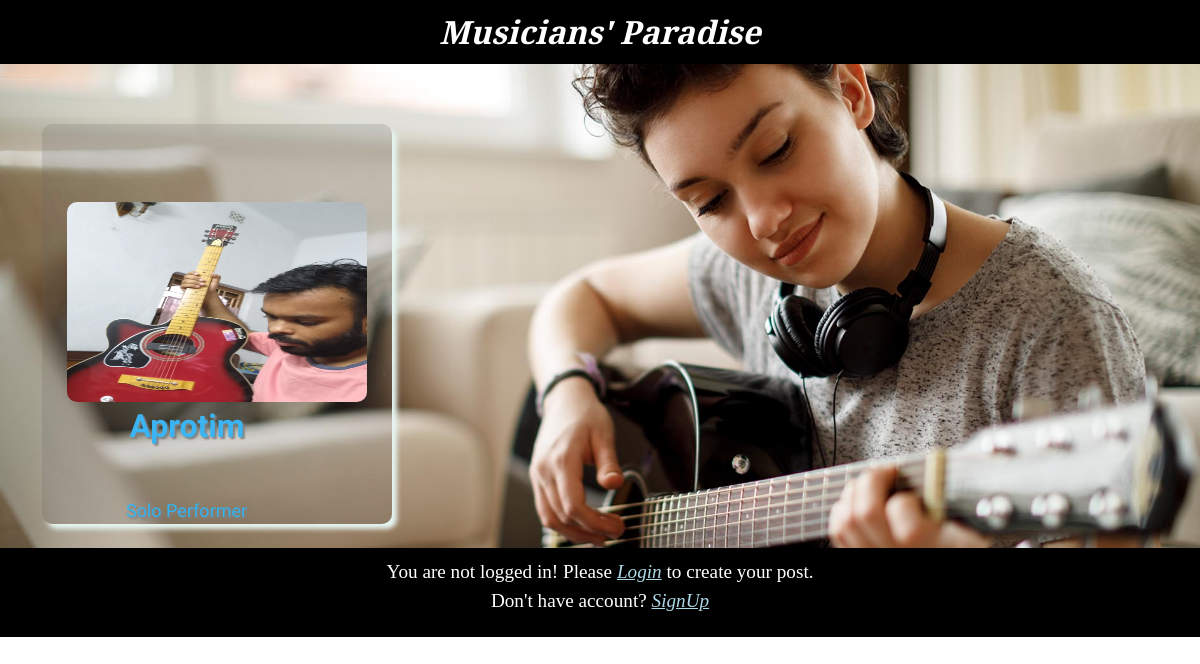
The page / on the database its author committed.
### guitar_blog/models.py (models this page shows, shortened)
class Musician(models.Model):
    name_of_blog_maker = models.CharField(max_length=200, null=True, blank=True)
    name_of_musician = models.CharField(max_length=200)
    name_of_band = models.CharField(max_length=200)
    published_date = models.DateTimeField("Published At", blank=True, null=True)
    appreciation = models.TextField(null=True, blank=True)
    cover = models.ImageField(upload_to="media/", default=None)
    music_1 = models.FileField(upload_to="media/", default=None)
    music_1_name = models.CharField(max_length=200, null=True, blank=True)
    music_1_votes = models.IntegerField(default=0)
    music_1_users = models.JSONField(default=dict)
    music_2 = models.FileField(upload_to="media/", default=None)
    music_2_name = models.CharField(max_length=200, null=True, blank=True)
    music_2_votes = models.IntegerField(default=0)
    music_2_users = models.JSONField(default=dict)
    music_3 = models.FileField(upload_to="media/", default=None)
    music_3_name = models.CharField(max_length=200, null=True, blank=True)
    music_3_votes = models.IntegerField(default=0)
    music_3_users = models.JSONField(default=dict)

### guitar_blog/views.py (the view)
# urls.py: path('', MusicianListView.as_view(), name="Musician"),
class MusicianListView(ListView):
    model = Musician
    template_name = "guitar_blog/musician_blog.html"
    context_object_name = "latest_musician"
    def get_queryset(self):
        return Musician.objects.order_by("-published_date")

### guitar_blog/templates/guitar_blog/musician_blog.html
{% extends 'guitar_blog/base.html' %}
    {% block content %}
    <div class="main_background">
        {% for player in latest_musician %}
        <a href="{% url "blog_detail" pk=player.pk %}">
            <div class="musician-card">
                <img class="blog-image" src="{{ player.cover.url }}" alt="{{ player.name_of_musician }}">
                <h1 class="artist_name">{{ player.name_of_musician }}</h1>
                <p class="artist_band">{{ player.name_of_band|linebreaksbr }}</p>
            </div>
        </a>
        {% endfor %}
    </div>
    {% endblock content %}

### guitar_blog/static/css/guitar_blog.css (style rules this page uses)
body { margin: 0; padding: 0; overflow-x: hidden; }
.musician-card { width: 350px; background-color: rgba(100, 100, 100, .2); margin-bottom: 20%; border-radius: 10px; display: inline-block; height: 400px; margin: 5% 0% 2% 3.5%; box-shadow: 5px 5px 5px #E7F6F2; align-content: center; }
.blog-image { width: 300px; height: 200px; position: relative; left: 7%; top: 5%; border-radius: 10px; }
.artist_name { position: relative; left: 25%; display: inline-block; font-family: 'Gentium Book Plus', serif; color: #3AB4F2; text-shadow: 2px 2px 2px grey; }
.artist_band { display: inline-block; position: relative; right: 10%; top: 20%; font-family: 'Langar', cursive; font-size: large; color: #34B3F1; text-shadow: 2px 2px 2px grey; }
.main_background { background-image: url("/static/front-end-images/musician-blog-image.jpg"); background-repeat: no-repeat; background-size: cover; background-position: center; }

### rows shown on the page
Musician: cover (picture), name_of_musician "Aprotim", name_of_band "Solo Performer"
